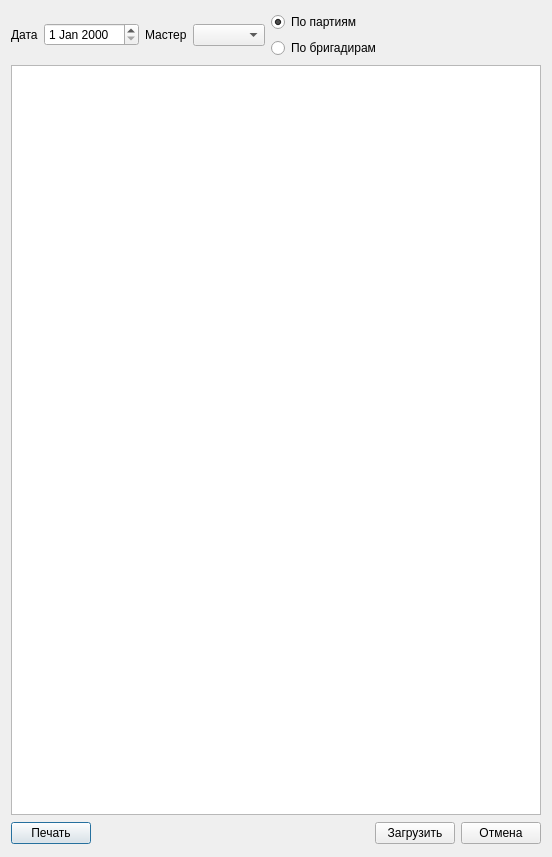
<?xml version="1.0" encoding="UTF-8"?>
<ui version="4.0">
 <class>DialogPackLoad</class>
 <widget class="QDialog" name="DialogPackLoad">
  <property name="geometry">
   <rect>
    <x>0</x>
    <y>0</y>
    <width>542</width>
    <height>857</height>
   </rect>
  </property>
  <property name="windowTitle">
   <string>Загрузить данные упаковки</string>
  </property>
  <layout class="QVBoxLayout" name="verticalLayout_2">
   <item>
    <layout class="QHBoxLayout" name="horizontalLayout">
     <item>
      <widget class="QLabel" name="label">
       <property name="text">
        <string>Дата</string>
       </property>
      </widget>
     </item>
     <item>
      <widget class="DbDateEdit" name="dateEdit"/>
     </item>
     <item>
      <widget class="QLabel" name="label_2">
       <property name="text">
        <string>Мастер</string>
       </property>
      </widget>
     </item>
     <item>
      <widget class="QComboBox" name="comboBoxMaster"/>
     </item>
     <item>
      <layout class="QVBoxLayout" name="verticalLayout">
       <item>
        <widget class="QRadioButton" name="radioButtonPart">
         <property name="text">
          <string>По партиям</string>
         </property>
         <property name="checked">
          <bool>true</bool>
         </property>
        </widget>
       </item>
       <item>
        <widget class="QRadioButton" name="radioButtonRab">
         <property name="text">
          <string>По бригадирам</string>
         </property>
        </widget>
       </item>
      </layout>
     </item>
     <item>
      <spacer name="horizontalSpacer">
       <property name="orientation">
        <enum>Qt::Horizontal</enum>
       </property>
       <property name="sizeHint" stdset="0">
        <size>
         <width>40</width>
         <height>20</height>
        </size>
       </property>
      </spacer>
     </item>
    </layout>
   </item>
   <item>
    <widget class="QTextEdit" name="textEdit">
     <property name="minimumSize">
      <size>
       <width>530</width>
       <height>750</height>
      </size>
     </property>
     <property name="maximumSize">
      <size>
       <width>530</width>
       <height>750</height>
      </size>
     </property>
     <property name="readOnly">
      <bool>true</bool>
     </property>
    </widget>
   </item>
   <item>
    <layout class="QHBoxLayout" name="horizontalLayout_2">
     <item>
      <widget class="QPushButton" name="pushButtonPrint">
       <property name="text">
        <string>Печать</string>
       </property>
      </widget>
     </item>
     <item>
      <spacer name="horizontalSpacer_2">
       <property name="orientation">
        <enum>Qt::Horizontal</enum>
       </property>
       <property name="sizeHint" stdset="0">
        <size>
         <width>40</width>
         <height>20</height>
        </size>
       </property>
      </spacer>
     </item>
     <item>
      <widget class="QPushButton" name="pushButtonLoad">
       <property name="text">
        <string>Загрузить</string>
       </property>
      </widget>
     </item>
     <item>
      <widget class="QPushButton" name="pushButtonCancel">
       <property name="text">
        <string>Отмена</string>
       </property>
      </widget>
     </item>
    </layout>
   </item>
  </layout>
 </widget>
 <customwidgets>
  <customwidget>
   <class>DbDateEdit</class>
   <extends>QDateEdit</extends>
   <header>db/dbdateedit.h</header>
  </customwidget>
 </customwidgets>
 <resources/>
 <connections/>
</ui>
